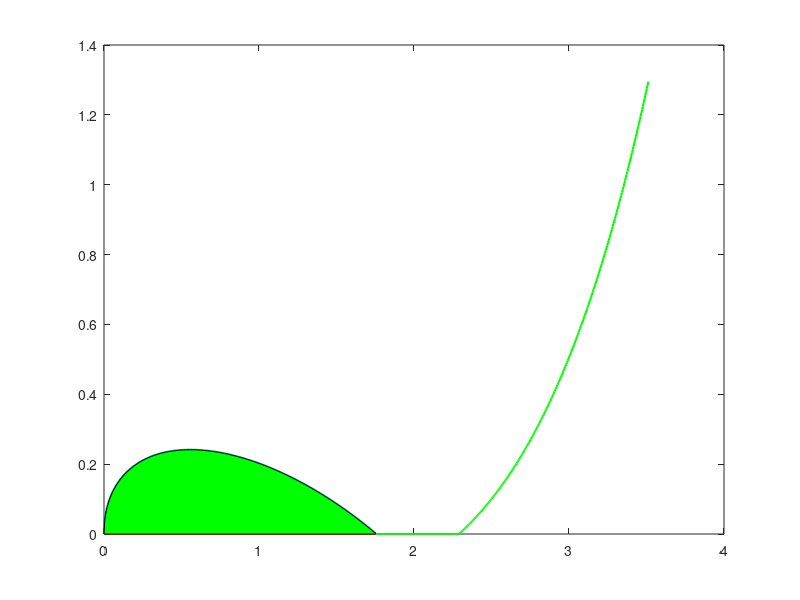

Recreate this plot in MATLAB. (Note: this script raises an error after producing the figure.)
clear all;
close all;

% simulation parameters
g1=0.25; m01=3; mu2=3; theta=10; c=15; lambda=1;
pmax=2*c/(mu2*gamma(theta))*exp(1-theta)*((theta-1)^(theta-1));

% parameters for gamma distribution used in stability constraint
ag=2; bg=1;

% axis for p_1<1.33 pmax; % bottom branch of proposition 2
p1_start=0.0; dt1=0.005; p1_end=1/(1-g1)*pmax-dt1; p1=linspace(p1_start,p1_end,(p1_end-p1_start)/dt1);

% CURVES %
% p_2^L
curve1=max(g1.*p1.*(lambda./(m01*(1-gamcdf(p1,ag,bg)))-1),0);

% p_2^U
curve2=-g1.*p1+sqrt(g1.*p1*pmax-g1*(1-2*g1).*p1.^2);

% PLOTS for bottom branch %
plot(p1,curve2,'LineWidth',1.5)
hold on
plot(p1,curve1,'LineWidth',1.5)
hold on

% this paints everything inbetween curve2 and curve1
x2 = [p1, fliplr(p1)];
inBetween = [curve1, fliplr(curve2)];
fill(x2, inBetween, 'g');

% this only paints the difference curve2-curve1
% idx2 = curve2 > curve1 ;
% xb = p1(idx2) ;
% y1b = curve1(idx2) ;
% y2b = curve2(idx2) ;
% patch([xb fliplr(xb)],[y1b fliplr(y2b)], 'g')


% axis for p_1>1.33 pmax; top branch of proposition 2
p_start=1/(1-g1)*pmax;p_end=2*p_start; p=p_start:dt1:p_end;

% PLOT for top branch %
plot(p,max(g1.*p.*(lambda./(m01*(1-gamcdf(p,ag,bg)))-1),0),'g','LineWidth',1.5);

a = gca;
a.TickLabelInterpreter = 'latex';
% a.Box = 'on';
% a.BoxStyle = 'full';

xlabel('$p_1$', 'Interpreter', 'Latex', 'Fontsize', 24)
ylabel('$p_1$', 'Interpreter', 'Latex', 'Fontsize', 24)
title('Search space', 'Interpreter', 'Latex', 'Fontsize', 24)